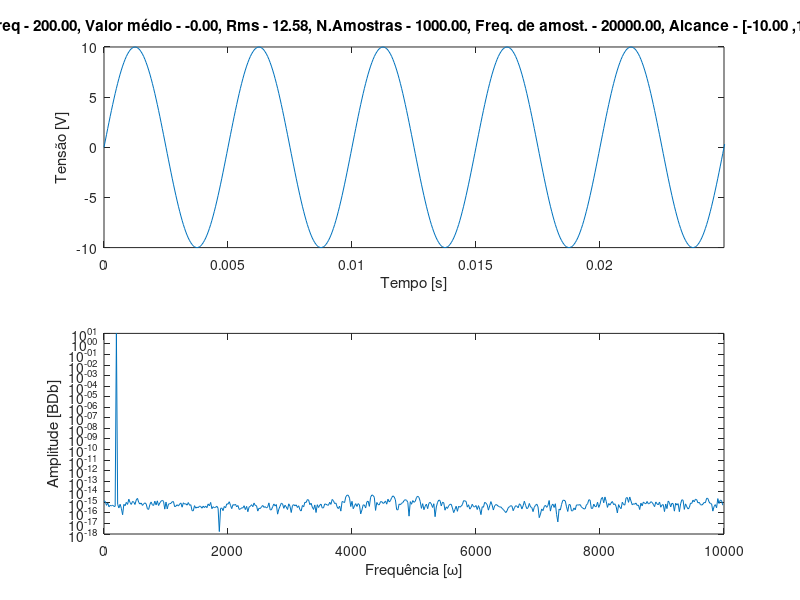

Reproduce this figure in MATLAB.
%%%%%%%%%%%%%%%%%%%%%%%%%%%%%%%%%%%%%%%%%%%%%%%%%%%%%%%
%Lab IM
%%%%%%%%%%%%%%%%%%%%%%%%%%%%%%%%%%%%%%%%%%%%%%%%%%%%%%%
close all;

fs = 20000;                  %Sample frequency (samples per unit time or space)


%%  Aquisição dos dados   
%dq = daq("ni");             %The daq command creates a DataAcquisition object.

%By default, run at a scan rate of 1000 scans per second. To acquire at a higher rate, change the Rate property.
dq.Rate = fs;               %Define a frequência de amostragem

%ch = addinput(dq,"Dev1", "ai0","Voltage"); %The addinput command attaches an input channel to the DataAcquisition.

%The read command starts the acquisition and returns the results as a timetable.
%data = read(dq, seconds(1)); %Sampled data

%sn = data.Dev1_ai0;         %Sampled Signal

%% Variáveis de intresse 
n = 1000;                    %Number of samples
dt = 1/fs;                  %Time or space increment per sample
t = (0:n-1)/fs;             %Time or space range for data

sn = 10*sin(2*pi*200*t); %+ 5*sin(2*pi*400*t)+7*sin(2*pi*300*t)+5*cos(2*pi*38*t)+ 5*sin(2*pi*120*t)+7*sin(2*pi*378*t)+5*cos(2*pi*265*t)
sn2 = 10*cos(2*pi*200*t);
y = fft(sn);                %Discrete Fourier transform of data (DFT)
df = fs/n;                  %Frequency increment
%% Frequência com o IPDFT
espetro = abs(y)./n; 

N = floor(n/2);

nr = (2 * pi)/n;

nr2 = (2 * pi)* dt;

% indice da Amplitude máxima do espetro em módulo
[~,index_max] = max((espetro(2:N)));

if index_max == 1
    index_l=index_max;
elseif espetro(index_max-1) > espetro(index_max+1) 
    index_l = index_max - 1;
else 
    index_l = index_max;
end
ind = index_l - 1;  

% Expressões grandes para o cálculo do lambda, sabendo que S_L = U_L + jV_L

U_A = real(espetro(index_l));     
U_B = real(espetro(index_l + 1)); 
V_A = imag(espetro(index_l));     
V_B = imag(espetro(index_l + 1)); 

k_Opt = ((V_B - V_A) * sin(nr2 * ind) + (U_B - U_A) * cos(nr2 * ind)) / (U_B - U_A);

Z_1 = V_A *((k_Opt - cos(nr2 * ind))/(sin(nr2*ind))) + U_A;

Z_2 = V_B *((k_Opt - cos(nr2*(ind + 1)))/(sin(nr2*(ind + 1)))) + U_B;

freq = ((fs^2)/(2*pi*n))*(acos((Z_2*cos(nr2*(ind + 1)) - Z_1*cos(ind*nr2))/(Z_2 - Z_1)));


%%%%%%%%%%%%%%%%%%%%%%%%%%%%%%%%%%%%%%
espetro = abs(fft(sn2))./n; 

% indice da Amplitude máxima do espetro em módulo
[~,index_max] = max((espetro(2:N)));

if index_max == 1
    index_l=index_max;
elseif espetro(index_max-1) > espetro(index_max+1) 
    index_l = index_max - 1;
else 
    index_l = index_max;
end
ind = index_l - 1;  

% Expressões grandes para o cálculo do lambda, sabendo que S_L = U_L + jV_L

U_A = real(espetro(index_l));     
U_B = real(espetro(index_l + 1)); 
V_A = imag(espetro(index_l));     
V_B = imag(espetro(index_l + 1)); 

k_Opt = ((V_B - V_A) * sin(nr2 * ind) + (U_B - U_A) * cos(nr2 * ind)) / (U_B - U_A);

Z_1 = V_A *((k_Opt - cos(nr2 * ind))/(sin(nr2*ind))) + U_A;

Z_2 = V_B *((k_Opt - cos(nr2*(ind + 1)))/(sin(nr2*(ind + 1)))) + U_B;

freq2 = ((fs^2)/(2*pi*n))*(acos((Z_2*cos(nr2*(ind + 1)) - Z_1*cos(ind*nr2))/(Z_2 - Z_1)));






%% Calculo da rms e da média 
k = 0;                      %Variáveis auxiliares
j = 0;

for i=1:n
    k = k + pow2(sn(i));    %Somatório da amplitude do sinal ao quadrado em cada amostra
    j = j + sn(i);          %Somatório da amplitude do sinal em cada amostra
end
k = k/n;                    %dividir pelo nr de amostras
rms = sqrt(k);              %raiz deste valor (pelo livro) é a rms
Mean = j/n;                 %dividir pelo nr de amostras dá a média
%% Calculo da amplitude das primeiras 11 harmonicas
sn3 = abs(fft(sn))/n;
[~,idx]=max(sn3(1:N));


for k = 1:11
    if k==1
        index = idx; %frequencia fundamental
    else
        index = 1 + (idx-1)*k;
    end
    Har(k) = sn3(index);
    HardB(k) = 20*log10((Har(k)));
    %fprintf(1,"Amplitude da harmonica %d = %.3f (V)\n",k,Har(k));
    %fprintf(1,"Amplitude da harmonica %d = %.3f (dB)\n",k,HardB(k));
end
% Calculo da distorcao harmonica total
Thd = 20*log10(sqrt(sum(Har(2:11).^2))/Har(1));
fprintf(1,"THD(db)=%.3f\n",Thd);
%% Diferença de fase e alcance
Max = sn(1);
Min = sn(1);
tempo = dt;
t1=ceil(fs*(1/freq) + 1);
for i=2:t1
    if(Max < sn(i))
        Max = sn(i);
        tempo = i*dt;
    end
    if(Min > sn(i))
        Min = sn(i);
    end
end
Max2 = sn2(1);
tempo2 = dt;
t2 = ceil(fs*(1/freq2) + 1);
for i=2:t2
    if(Max2 < sn2(i))
        Max2 = sn2(i);
        tempo2 = i*dt;
    end
end

delta_t = tempo2-tempo;
fase = 2* pi*delta_t*freq;

%% Gráfico
P2 = abs(y/n);
P1 = P2(1:N);
P1(2:end-1) = 2*P1(2:end-1);
Periodo = (1/freq);
subplot(2,1,1)
plot(t,sn);  %Plot do sinal amostrado
if(max(t) > 5 * Periodo)
xlim([0 5*Periodo]);
end
title(sprintf("Freq - %.2f, Valor médio - %.2f, Rms - %.2f, N.Amostras - %.2f, Freq. de amost. - %.2f, Alcance - [%.2f ,%.2f] ", freq, Mean, rms, n, fs,Min, Max));
xlabel("Tempo [s]")
ylabel("Tensão [V]")

f = fs *(0:N-1)/n;
subplot(2,1,2)
plot(f,P1);               %Plot do espetro de potência
set(gca, 'YScale', 'log')
xlabel("Frequência [ω]")
ylabel("Amplitude [BDb]")